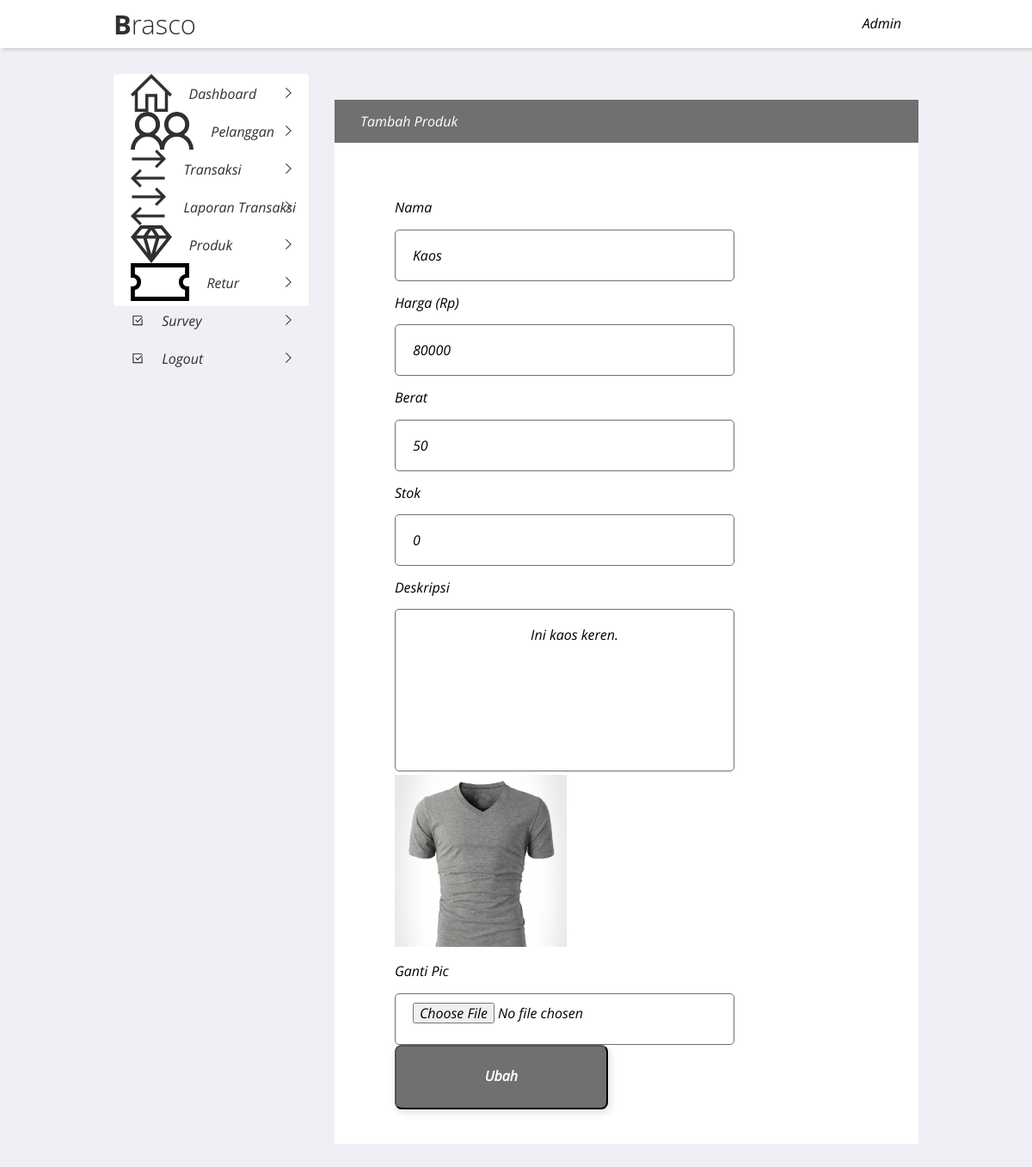
Page /admin/ubahproduk.php?&id=2 on the committed database.
### tables this page shows
CREATE TABLE `produk` (
  `id_produk` int(11) NOT NULL,
  `nama_produk` varchar(100) NOT NULL,
  `harga_produk` int(11) NOT NULL,
  `berat_produk` int(11) NOT NULL,
  `stok_produk` int(5) NOT NULL,
  `pic_produk` varchar(100) NOT NULL,
  `deskripsi_produk` text NOT NULL
);

### admin/ubahproduk.php (the view, shortened to what this page needs)
<?php
include('../admin/koneksi.php');
?>
<!DOCTYPE html>
<html style="height: 100%;">
<head>
    <link rel="stylesheet" type="text/css" media="screen" href="../css/reset.css">
    <link rel="stylesheet" type="text/css" media="screen" href="../css/main.css">
</head>
<body style="background: #EFF0F5;">
    <?php include('../admin/navbar.php'); ?>
    <div class="admincontainer">
        <?php include('../admin/sidebar.php'); ?>
        <div class="dashboardadmin" style="margin-top: 30px;">
            <div class="tabletable">
                <div class="heading">
                    <p class="headtext">Tambah Produk</p>
                </div>
                <div class="tablewrap">
                <div class="container" style="padding-top: 30px; border: none; display: flex; flex-direction: row;">
                    <?php
                    $ambil=$koneksi->query("SELECT * FROM produk WHERE id_produk='$_GET[id]'");
                    $pecah=$ambil->fetch_assoc();
                    ?>
                    <form method="post" enctype="multipart/form-data" class="form-container-produk-add">
                        <div class="item-form">
                            <p>Nama</p>
                            <input class="input-text-md" type="text" name="nama" value="<?php echo $pecah['nama_produk']; ?>">
                        </div>
                        <div class="item-form">
                            <p>Harga (Rp)</p>
                            <input class="input-text-md" type="number" name="harga" value="<?php echo $pecah['harga_produk']; ?>">
                        </div>
                        <div class="item-form">
                            <p>Berat</p>
                            <input class="input-text-md" type="number" name="berat" value="<?php echo $pecah['berat_produk']; ?>">
                        </div>
                        <div class="item-form">
                            <p>Stok</p>
                            <input class="input-text-md" type="number" name="stok" value="<?php echo $pecah['stok_produk']; ?>">
                        </div>
                        <div class="item-form">
                            <p>Deskripsi</p>
                            <textarea class="input-text-md" style="height: 189px; padding: 20px; resize: none;" name="deskripsi">
                                 <?php echo $pecah['deskripsi_produk']; ?>
                            </textarea>
                        </div>
                        <div class="item-form">
                            <img src="../pic_produk/<?php echo $pecah['pic_produk'] ?>" width="200">
                        </div>
                        <div class="item-form">
                            <p>Ganti Pic</p>
                            <input class="input-text-md" type="file" name="pic">
                        </div>
                        <button class="button-md button-grey" name="ubah">Ubah</button>
                    </form>
                </div>
                </div>
        </div>
    </div>
</body>
</html>

### css/main.css (style rules this page uses)
body { font-family: 'Open Sans'; }
.admincontainer { padding-left: 11%; padding-right: 11%; position: relative; display: flex; flex-direction: row; justify-content: center; background: #EFF0F5; }
.admincontainer .dashboardadmin { position: relative; right: 0; width: 742px; background: #EFF0F5; z-index: 0; margin-top: 30px; margin-left: 30px; margin-bottom: 60px; }
.admincontainer .dashboardadmin .tabletable { position: relative; margin-top: 30px; background: white; }
.admincontainer .dashboardadmin .container { width: 100%; padding: 15px 20px 20px 20px; box-sizing: border-box; position: relative; border: 1px solid #D7DBDE; margin: auto; }
.admincontainer .dashboardadmin .tablewrap { padding: 20px; }
.admincontainer .dashboardadmin .heading { display: flex; flex-direction: row; justify-content: space-between; padding-left: 30px; padding-right: 30px; box-sizing: border-box; background: #707070; color: white; position: relative; width: 100%; left: 0; z-index: 2; }
.button-md { width: 247.83px; height: 75px; display: flex; justify-content: center; text-decoration: none; padding-top: 25px; box-sizing: border-box; box-shadow: 2px 3px 10px rgba(0, 0, 0, 0.137); }
.button-grey { color: white; background: #707070; border-radius: 8px; font-weight: bold; }
.form-container-produk-add { margin-left: 30px; padding-top: 0; }
.input-text-md { width: 395.38px; height: 60px; border: 1px solid #707070; border-radius: 5px; padding: 10px 20px 10px 20px; box-sizing: border-box; }

### rows in the picture
produk: nama "Kaos", harga "80000", berat "50", stok "0", deskripsi "Ini kaos keren.", pic_produk (picture)
